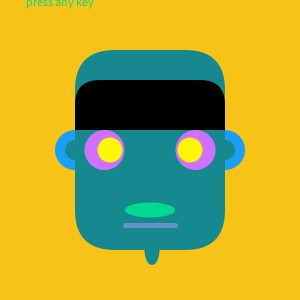
Frame 1 (no input)
Frame 60 (the mouse pressed at the canvas centre just before this capture): identical to frame 1, image omitted
Frame 120 (the mouse held since frame 60 and released just before this capture): identical to frame 1, image omitted

The Processing sketch that drew this single still picture (run headless with seeded random() and noise(); from frame 60 on, the mouse is pressed at the canvas centre):

// Processing sketch: processing_136485
// ── processing_136485.pde

boolean flipFlop = false;
String keyPrompt = "press any key";
float eyeBallDiam[] = {30,50};
float pupilDiam[] = {10,35};
float eyeBrowLoc[] = {-35,-10};
float mouthWidth[] = {25,45};
float headWidth[] = {175,100};
float headHeight[] = {145,215};
float noseHeight[] = {-10,10};
float hairColor[] = {0,255,0,255,0,255};
float _hairColorR = 0;
float _hairColorG = 0;
float _hairColorB = 0;
float _eyeBallDiam = 40;
float _pupilDiam = 25;
float _eyeBrowLoc = -10;
float _mouthWidth = 50;
float _headWidth = 150;
float _headHeight = 200;
float _noseHeight;

void setup(){
  size(300, 300);
  background(255,154,219);
  textSize(12);
}
  
void draw(){
  makeFace();
  smooth();
  text(keyPrompt,-125,-145);

      
  }
  void keyPressed(){
  _eyeBallDiam = random(eyeBallDiam[0],eyeBallDiam[1]);
  _pupilDiam = random(pupilDiam[0],pupilDiam[1]);
  _eyeBrowLoc = random(eyeBrowLoc[0],eyeBrowLoc[1]);
  _mouthWidth = random(mouthWidth[0],mouthWidth[1]);
  _headWidth = random(headWidth[0],headWidth[1]);
  _headHeight = random(headHeight[0],headHeight[1]);
  _hairColorR = random(hairColor[1],hairColor[2]);
  _hairColorG = random(hairColor[4],hairColor[5]);
  _hairColorB = random(hairColor[4],hairColor[1]);
   
  _noseHeight = random(noseHeight[0],noseHeight[1]);
   
  keyPrompt = ("");

 
    
  
 }
void makeFace(){
  background(247,195,23);
  noStroke();
  rectMode(CENTER);
  // this is important - changes zero location for all future coordinates
  translate(150,150);

// head
  fill(26,159,247); 
  ellipse(-1 * _headWidth/2, 0, 40, 40); 
  ellipse(_headWidth/2, 0, 40, 40);
  fill(21,137,141); 
  rect(0, 0, _headWidth, _headHeight, 40);
  ellipse(2, _headHeight/2, _headWidth/10, 30);   
  ellipse(-1 * _headWidth/2, 0, 20, 20); 
  ellipse(_headWidth/2, 0, 20, 20);
   
  // hair
  fill(_hairColorR,_hairColorG,_hairColorB);
  rect(0, -1 * _headHeight/2 + 55, _headWidth, 50, 40, 40, 0, 0);
   
   
  // eyes
  fill(208,112,255); 
  ellipse(-45.5, 0, _eyeBallDiam, _eyeBallDiam);
  ellipse(45.5, 0, _eyeBallDiam, _eyeBallDiam);
  fill(255,247,0);
  ellipse(40, 0, _pupilDiam, _pupilDiam);
  ellipse(-40, 0, _pupilDiam, _pupilDiam);
  fill(_hairColorR,_hairColorG,_hairColorB);
  
   
  // nose
  fill(224,156,112); 
  pushMatrix();
  translate(0,_noseHeight);
  popMatrix();
   
   // mouth
  fill(0,218,145); 
  ellipse(0, _noseHeight + 60, _mouthWidth, 15);
  strokeWeight(5);
  stroke(100,145,200); 
  line(-25, _noseHeight + 75, 25, _noseHeight + 75);  
}
